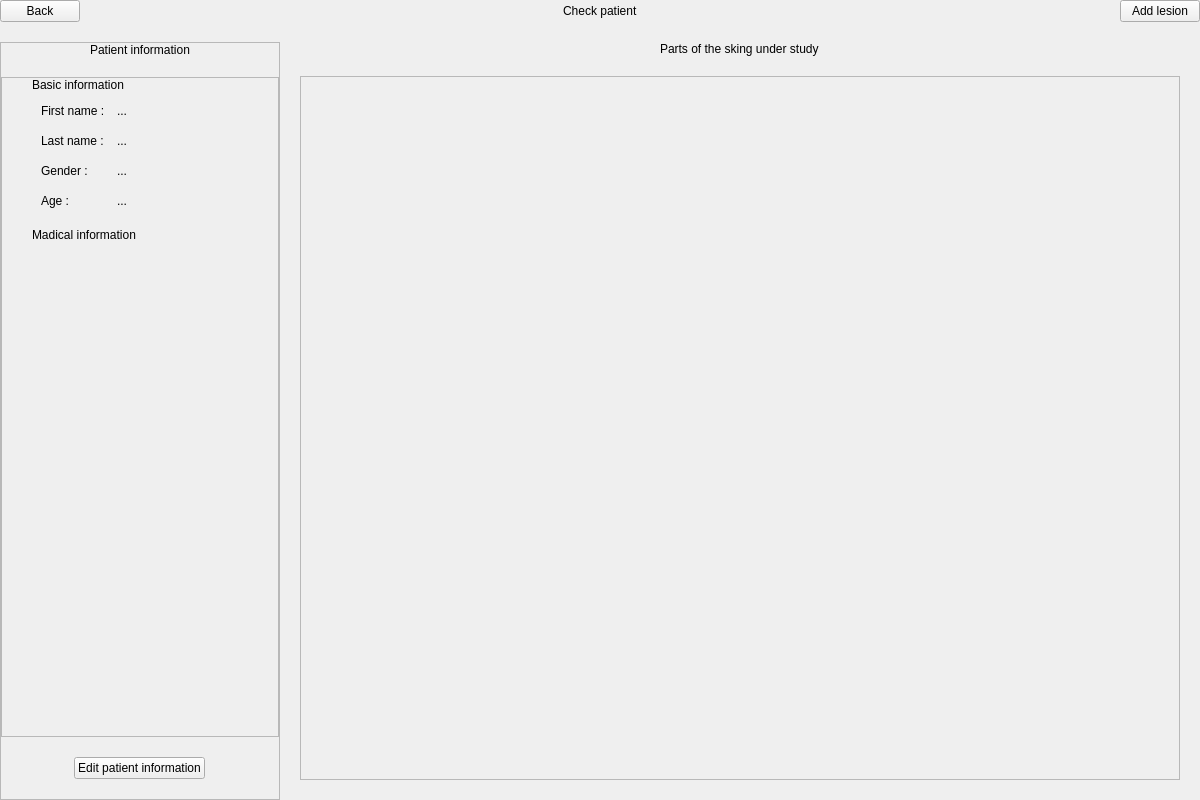
<?xml version="1.0" encoding="UTF-8"?>
<ui version="4.0">
 <class>check_patient</class>
 <widget class="QWidget" name="check_patient">
  <property name="geometry">
   <rect>
    <x>0</x>
    <y>0</y>
    <width>1200</width>
    <height>800</height>
   </rect>
  </property>
  <property name="windowTitle">
   <string>Loggin</string>
  </property>
  <property name="styleSheet">
   <string notr="true"/>
  </property>
  <layout class="QVBoxLayout" name="verticalLayout_2">
   <property name="spacing">
    <number>0</number>
   </property>
   <property name="leftMargin">
    <number>0</number>
   </property>
   <property name="topMargin">
    <number>0</number>
   </property>
   <property name="rightMargin">
    <number>0</number>
   </property>
   <property name="bottomMargin">
    <number>0</number>
   </property>
   <item>
    <layout class="QHBoxLayout" name="ly_navigator">
     <property name="topMargin">
      <number>0</number>
     </property>
     <item>
      <widget class="NavigatorButton" name="bt_back">
       <property name="text">
        <string>Back</string>
       </property>
      </widget>
     </item>
     <item>
      <spacer name="horizontalSpacer">
       <property name="orientation">
        <enum>Qt::Horizontal</enum>
       </property>
       <property name="sizeHint" stdset="0">
        <size>
         <width>40</width>
         <height>20</height>
        </size>
       </property>
      </spacer>
     </item>
     <item>
      <widget class="Label" name="lb_title">
       <property name="text">
        <string>Check patient</string>
       </property>
      </widget>
     </item>
     <item>
      <spacer name="horizontalSpacer_2">
       <property name="orientation">
        <enum>Qt::Horizontal</enum>
       </property>
       <property name="sizeType">
        <enum>QSizePolicy::Expanding</enum>
       </property>
       <property name="sizeHint" stdset="0">
        <size>
         <width>40</width>
         <height>20</height>
        </size>
       </property>
      </spacer>
     </item>
     <item>
      <widget class="NavigatorButton" name="bt_add_lesion">
       <property name="text">
        <string>Add lesion</string>
       </property>
      </widget>
     </item>
    </layout>
   </item>
   <item>
    <layout class="QHBoxLayout" name="ly_center">
     <property name="spacing">
      <number>20</number>
     </property>
     <property name="topMargin">
      <number>20</number>
     </property>
     <item>
      <widget class="QFrame" name="c_patient_information">
       <property name="minimumSize">
        <size>
         <width>280</width>
         <height>0</height>
        </size>
       </property>
       <property name="maximumSize">
        <size>
         <width>280</width>
         <height>16777215</height>
        </size>
       </property>
       <property name="frameShape">
        <enum>QFrame::StyledPanel</enum>
       </property>
       <property name="frameShadow">
        <enum>QFrame::Raised</enum>
       </property>
       <layout class="QVBoxLayout" name="verticalLayout">
        <property name="spacing">
         <number>20</number>
        </property>
        <property name="leftMargin">
         <number>0</number>
        </property>
        <property name="topMargin">
         <number>0</number>
        </property>
        <property name="rightMargin">
         <number>0</number>
        </property>
        <property name="bottomMargin">
         <number>0</number>
        </property>
        <item alignment="Qt::AlignHCenter">
         <widget class="Label" name="lb_patient_information">
          <property name="maximumSize">
           <size>
            <width>16777215</width>
            <height>20</height>
           </size>
          </property>
          <property name="text">
           <string>Patient information</string>
          </property>
         </widget>
        </item>
        <item>
         <widget class="QScrollArea" name="scrollArea">
          <property name="widgetResizable">
           <bool>true</bool>
          </property>
          <widget class="QWidget" name="c_patient_information_content">
           <property name="geometry">
            <rect>
             <x>0</x>
             <y>0</y>
             <width>276</width>
             <height>657</height>
            </rect>
           </property>
           <layout class="QVBoxLayout" name="verticalLayout_5">
            <property name="leftMargin">
             <number>30</number>
            </property>
            <property name="topMargin">
             <number>0</number>
            </property>
            <property name="rightMargin">
             <number>0</number>
            </property>
            <item>
             <layout class="QVBoxLayout" name="ly_patient_information">
              <property name="spacing">
               <number>20</number>
              </property>
              <item>
               <layout class="QVBoxLayout" name="ly_basic_information">
                <property name="spacing">
                 <number>12</number>
                </property>
                <item>
                 <widget class="Label" name="lb_basic_information">
                  <property name="maximumSize">
                   <size>
                    <width>16777215</width>
                    <height>20</height>
                   </size>
                  </property>
                  <property name="text">
                   <string>Basic information</string>
                  </property>
                 </widget>
                </item>
                <item>
                 <layout class="QFormLayout" name="ly_bi_content">
                  <property name="verticalSpacing">
                   <number>16</number>
                  </property>
                  <property name="leftMargin">
                   <number>9</number>
                  </property>
                  <property name="topMargin">
                   <number>0</number>
                  </property>
                  <property name="rightMargin">
                   <number>0</number>
                  </property>
                  <property name="bottomMargin">
                   <number>0</number>
                  </property>
                  <item row="0" column="0">
                   <widget class="Label" name="lb_first_name">
                    <property name="text">
                     <string>First name :</string>
                    </property>
                   </widget>
                  </item>
                  <item row="0" column="1">
                   <widget class="Label" name="i_first_name">
                    <property name="text">
                     <string>...</string>
                    </property>
                   </widget>
                  </item>
                  <item row="1" column="0">
                   <widget class="Label" name="lb_last_name">
                    <property name="text">
                     <string>Last name :</string>
                    </property>
                   </widget>
                  </item>
                  <item row="1" column="1">
                   <widget class="Label" name="i_last_name">
                    <property name="text">
                     <string>...</string>
                    </property>
                   </widget>
                  </item>
                  <item row="2" column="0">
                   <widget class="Label" name="lb_gender">
                    <property name="text">
                     <string>Gender :</string>
                    </property>
                   </widget>
                  </item>
                  <item row="2" column="1">
                   <widget class="Label" name="i_gender">
                    <property name="text">
                     <string>...</string>
                    </property>
                   </widget>
                  </item>
                  <item row="3" column="0">
                   <widget class="Label" name="leb_age">
                    <property name="text">
                     <string>Age :</string>
                    </property>
                   </widget>
                  </item>
                  <item row="3" column="1">
                   <widget class="Label" name="i_age">
                    <property name="text">
                     <string>...</string>
                    </property>
                   </widget>
                  </item>
                 </layout>
                </item>
               </layout>
              </item>
              <item>
               <layout class="QVBoxLayout" name="ly_medical_information">
                <property name="spacing">
                 <number>12</number>
                </property>
                <item>
                 <widget class="Label" name="lb_medical_information">
                  <property name="maximumSize">
                   <size>
                    <width>16777215</width>
                    <height>20</height>
                   </size>
                  </property>
                  <property name="text">
                   <string>Madical information</string>
                  </property>
                 </widget>
                </item>
                <item>
                 <layout class="QFormLayout" name="ly_mi_content">
                  <property name="verticalSpacing">
                   <number>16</number>
                  </property>
                  <property name="leftMargin">
                   <number>9</number>
                  </property>
                  <property name="topMargin">
                   <number>9</number>
                  </property>
                  <property name="rightMargin">
                   <number>9</number>
                  </property>
                  <property name="bottomMargin">
                   <number>9</number>
                  </property>
                 </layout>
                </item>
               </layout>
              </item>
             </layout>
            </item>
            <item>
             <spacer name="verticalSpacer">
              <property name="orientation">
               <enum>Qt::Vertical</enum>
              </property>
              <property name="sizeHint" stdset="0">
               <size>
                <width>20</width>
                <height>40</height>
               </size>
              </property>
             </spacer>
            </item>
           </layout>
          </widget>
         </widget>
        </item>
        <item>
         <layout class="QVBoxLayout" name="verticalLayout_3">
          <property name="bottomMargin">
           <number>20</number>
          </property>
          <item alignment="Qt::AlignHCenter">
           <widget class="Button" name="bt_edit_patient_info">
            <property name="text">
             <string>Edit patient information</string>
            </property>
           </widget>
          </item>
         </layout>
        </item>
       </layout>
      </widget>
     </item>
     <item>
      <layout class="QVBoxLayout" name="ly_right">
       <property name="rightMargin">
        <number>20</number>
       </property>
       <property name="bottomMargin">
        <number>20</number>
       </property>
       <item alignment="Qt::AlignHCenter">
        <widget class="Label" name="lb_title_2">
         <property name="maximumSize">
          <size>
           <width>16777215</width>
           <height>20</height>
          </size>
         </property>
         <property name="text">
          <string>Parts of the sking under study</string>
         </property>
        </widget>
       </item>
       <item>
        <widget class="QScrollArea" name="scrollArea_2">
         <property name="widgetResizable">
          <bool>true</bool>
         </property>
         <widget class="QWidget" name="c_skin_parts_scroll_area">
          <property name="geometry">
           <rect>
            <x>0</x>
            <y>0</y>
            <width>875</width>
            <height>714</height>
           </rect>
          </property>
          <layout class="QVBoxLayout" name="verticalLayout_6">
           <item>
            <layout class="QVBoxLayout" name="ly_skin_lesions">
             <property name="spacing">
              <number>40</number>
             </property>
            </layout>
           </item>
           <item>
            <spacer name="verticalSpacer_4">
             <property name="orientation">
              <enum>Qt::Vertical</enum>
             </property>
             <property name="sizeHint" stdset="0">
              <size>
               <width>20</width>
               <height>40</height>
              </size>
             </property>
            </spacer>
           </item>
          </layout>
         </widget>
        </widget>
       </item>
      </layout>
     </item>
    </layout>
   </item>
  </layout>
 </widget>
 <customwidgets>
  <customwidget>
   <class>Label</class>
   <extends>QLabel</extends>
   <header>.promoted.label</header>
  </customwidget>
  <customwidget>
   <class>NavigatorButton</class>
   <extends>QPushButton</extends>
   <header location="global">.promoted.navigator_button</header>
  </customwidget>
  <customwidget>
   <class>Button</class>
   <extends>QPushButton</extends>
   <header>.promoted.button</header>
  </customwidget>
 </customwidgets>
 <resources/>
 <connections/>
</ui>
